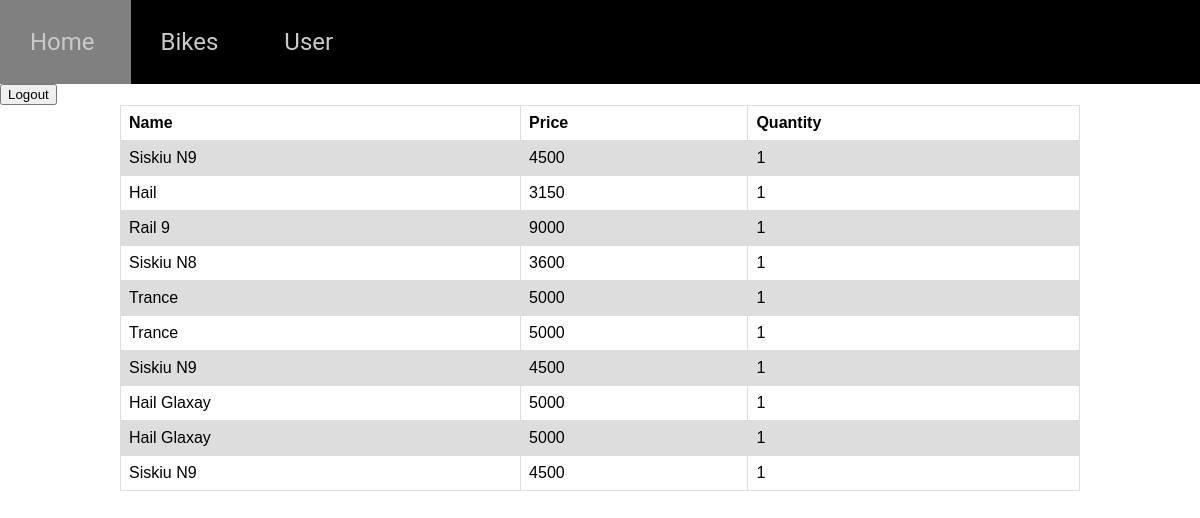
Page /user (signed in) on the committed database.
### tables this page shows
CREATE TABLE bikes (id INTEGER PRIMARY KEY NOT NULL UNIQUE, name STRING UNIQUE NOT NULL, type INT REFERENCES type (id) NOT NULL, price INT NOT NULL, brand INT NOT NULL REFERENCES brand (id), year INT NOT NULL, wheel_size REFERENCES "wheel sizes" (id) NOT NULL, image STRING UNIQUE NOT NULL, description STRING NOT NULL, gender INTEGER REFERENCES genders (id) NOT NULL, quantity INTEGER NOT NULL DEFAULT (10));

CREATE TABLE cart (user_id INTEGER REFERENCES users (id), bike_id INTEGER REFERENCES bikes (id), quantity INTEGER NOT NULL DEFAULT (1));

### main.py (the view)
@app.route("/user", methods=["GET", "POST"])
def user():
    if session.get('logstatus', None) == "false":
        return redirect(url_for("bikes"))
    else:
        user_id = session.get('logstatus', None)
        conn = sqlite3.connect('Beamma-Bikes.db')
        c = conn.cursor()
        c.execute("SELECT bikes.name, bikes.price, cart.quantity FROM cart INNER JOIN bikes ON cart.bike_id = bikes.id WHERE user_id=?", (user_id,))
        cart = c.fetchall()
        conn.close()
        if request.method == "POST":
            if request.form.get("logout"):
                session['logstatus'] = 'false'
                return redirect(url_for('bikes'))
        return render_template("user.html", logstatus = session.get('logstatus', None), cart = cart)

### templates/user.html
{% extends 'layout.html' %}
{% block content %}
  <form method="POST">
    <input type = "submit" name = "logout" value = "Logout"></input>
  </form>
  <div class = "cart">
    <table>
      <tr>
        <th>Name</th>
        <th>Price</th>
        <th>Quantity</th>
      </tr>
      {% for items in cart %}
        <tr>
          {% for bikes in items %}
            <td>{{bikes}}</td>
          {% endfor %}
        </tr>
      {% endfor %}
  </div>
{% endblock %}

### static/css/style.css (style rules this page uses)
html, body { margin: 0; padding: 0; height: 100%; width: 100%; scroll-behavior: smooth; }
table { font-family: arial, sans-serif; border-collapse: collapse; width: 80%; margin-left: 10%; margin-right: 10%; }
td, th { border: 1px solid #dddddd; text-align: left; padding: 8px; }
tr:nth-child(even) { background-color: #dddddd; }

### rows in the picture
cart: items "1"
bikes: name "Siskiu N9", price "4500"
cart: items "1"
bikes: name "Hail", price "3150"
cart: items "1"
bikes: name "Rail 9", price "9000"
cart: items "1"
bikes: name "Siskiu N8", price "3600"
cart: items "1"
bikes: name "Trance", price "5000"
cart: items "1"
cart: items "1"
cart: items "1"
bikes: name "Hail Glaxay", price "5000"
cart: items "1"
cart: items "1"
